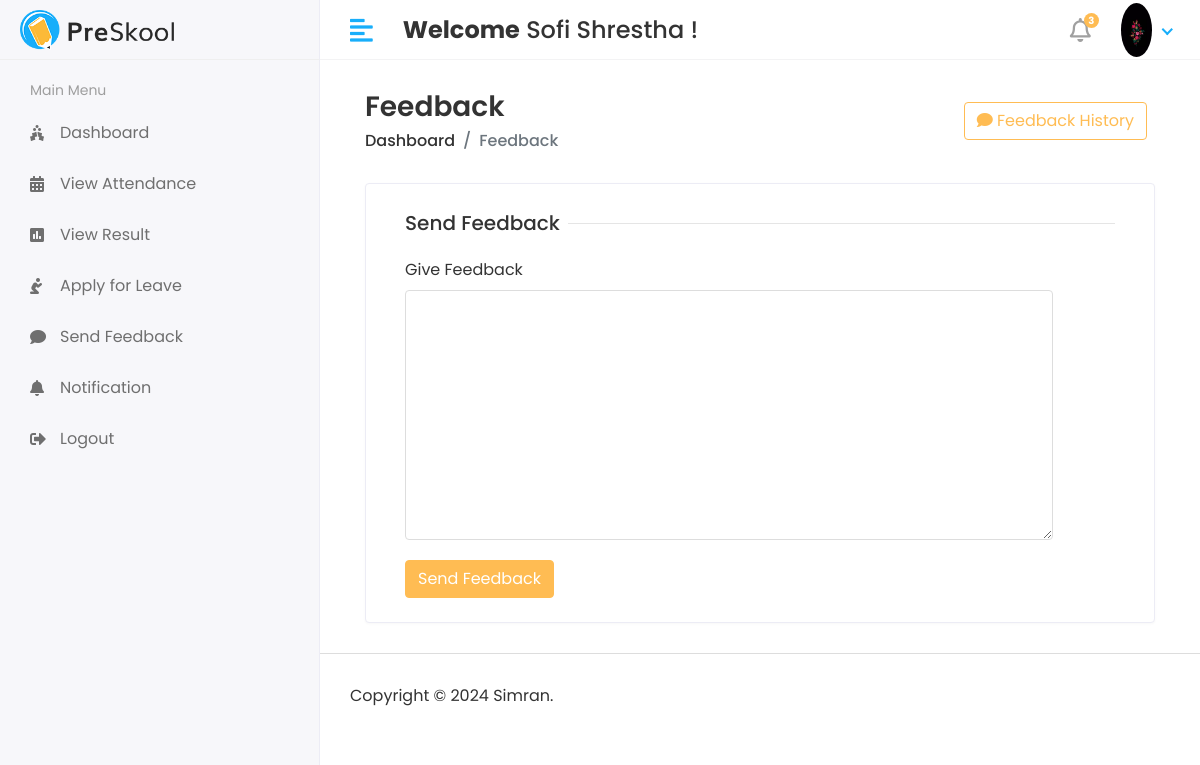
/Student/Feedback (signed in), run on the app's committed database.
### studentmsapp/models.py (models this page shows)
class CustomUser(AbstractUser):
    USER = (
        ('1','HOD'),
        ('2','STAFF'),
        ('3','STUDENT')
    )
    user_type = models.CharField(choices=USER,max_length=50,default=1)
    profile_pic = models.ImageField(upload_to='media/profile_pic')

### student_management_system/Student_views.py (the view)
# urls.py: path('Student/Feedback',Student_views.STUDENT_FEEDBACK,name='student_feedback'),
def STUDENT_FEEDBACK(request):
    student_id = Student.objects.get(admin = request.user.id)
    feedback_history = Student_Feedback.objects.filter(student_id = student_id)
    context = {
        'feedback_history': feedback_history,
    }
    return render(request,'Student/feedback.html',context)

### template/Student/feedback.html (shortened to what this page needs)
{% extends 'base.html' %}
{% block content %}
<div class="content container-fluid">
  <div class="page-header">
    <div class="row align-items-center">
      <div class="col">
        <h3 class="page-title">Feedback</h3>
        <ul class="breadcrumb">
          <li class="breadcrumb-item"><a href="index.html">Dashboard</a></li>
          <li class="breadcrumb-item active">Feedback</li>
        </ul>
      </div>
      <div class="col-auto text-right float-right ml-auto">
        <button class="btn btn-outline-primary mr-2" data-toggle="modal" data-target=".bd-example-modal-lg"><i class="fas fa-comment"></i> Feedback History</button>
            </div>
        </div>
    </div>
    <div class="row">
        <div class="col-sm-12">
            <div class="card">
                <div class="card-body">
                    <form method="post" action="{% url 'student_feedback_save' %}">
                  <div class=" col-12">
                    <h5 class="form-title"><span>Send Feedback</span></h5>
                  </div>
                  <div class="col-12 col-sm-11">
                    <div class="form-group">
                      <label>Give Feedback</label>
                      <textarea class="form-control" name="feedback" style="height:250px" required></textarea>
                    </div>
                  </div>
                    <div class="col-12">
                        <button type="submit" class="btn btn-primary">Send Feedback</button>
                    </div>
                    </form>
                </div>
            </div>
        </div>
    </div>
</div>
</div>
{% endblock %}

### template/includes/header.html (shortened to what this page needs)
{% load static %}
<div class="header">
            <div class="header-left">
               <a href="index.html" class="logo">
                  <img src="{% static 'assets/img/logo.png' %}" alt="Logo">
               </a>
            </div>
            <a href="javascript:void(0);" id="toggle_btn">
            <i class="fas fa-align-left"></i>
            </a>
            <div class="top-nav-search mt-3">
               <h4><strong>Welcome</strong><span> {{ user.first_name }} {{ user.last_name }}</span>&nbsp;!</h4>
            </div>
            <ul class="nav user-menu">
               <li class="nav-item dropdown noti-dropdown">
                  <a href="#" class="dropdown-toggle nav-link" data-toggle="dropdown">
                  <i class="far fa-bell"></i> <span class="badge badge-pill">3</span>
                  </a>
               </li>
               <li class="nav-item dropdown has-arrow">
                  <a href="#" class="dropdown-toggle nav-link" data-toggle="dropdown">
                  {% if user.profile_pic == "" %}
                      <span class="user-img"><img class="rounded-circle" src="{% static 'assets/img/noimg.jpg' %}" width="31" alt="User"></span>
                     {% else %}
                     <span class="user-img"><img class="rounded-circle" src="/{{user.profile_pic}}" width="31" alt="User"></span>
                  {% endif %}
                  </a>
               </li>
            </ul>
         </div>

### static/assets/css/style.css (style rules this page uses)
html { height: 100%; }
body { background-color: #fff; color: #333; font-family: 'Poppins', sans-serif; font-size: 1rem; height: 100%; line-height: 1.5; overflow-x: hidden; }
h1, h2, h3, h4, h5, h6 { font-family: 'Poppins', sans-serif; margin-top: 0; }
.form-control { border: 1px solid #ddd; box-shadow: none; color: #333; font-size: 15px; height: 40px; }
a { color: #009ce7; }
input, button, a { transition: all 0.4s ease; -moz-transition: all 0.4s ease; -o-transition: all 0.4s ease; -ms-transition: all 0.4s ease; -webkit-transition: all 0.4s ease; }
input, input:focus, button, button:focus { outline: none; }
textarea.form-control { resize: vertical; }
.form-group { margin-bottom: 1.25rem; }
ul, ol { padding: 0px; list-style: none; }
.btn-primary { background-color: #FFBC53; border: 1px solid #FFBC53; }
.btn-outline-primary { color: #FFBC53; border-color: #FFBC53; }
.card { border: 1px solid #ececf5; box-shadow: 0 1px 3px 0 rgba(0, 0, 0, 0.03); margin-bottom: 1.875rem; }
.card-body { padding: 1.5rem; }
.header { background-color: #fff; border-bottom: 1px solid #f3f3f4; left: 0; position: fixed; right: 0; top: 0; z-index: 1001; height: 60px; }
.header .header-left { float: left; height: 60px; padding: 0 20px; position: relative; width: 320px; z-index: 1; transition: all 0.2s ease-in-out; background-color: #f7f7fa; border-bottom: 1px solid #efefef; border-right: 1px solid #ececf5; display: flex; align-items: center; }
.header .header-left .logo { display: inline-block; line-height: 60px; }
.header .header-left .logo img { max-height: 40px; width: auto; }
.header .dropdown-toggle:after { display: none; }
.header .has-arrow .dropdown-toggle:after { border-top: 0; border-left: 0; border-bottom: 2px solid #18aefa; border-right: 2px solid #18aefa; content: ''; height: 8px; display: inline-block; pointer-events: none; -webkit-transform-origin: 66% 66%; -ms-transform-origin: 66% 66%; transform-origin: 66% 66%; -webkit-transform: rotate(45deg); -ms-transform: rotate(45deg); transform: rotate(45deg); -webkit-transition: all 0.15s ease-in-out; transition: all 0.15s ease-in-out; width: 8px; vertical-align: 0px; }
.user-menu { float: right; margin: 0; position: relative; z-index: 99; padding-right: 15px; }
.user-menu.nav > li > a { color: #a0a0a0; font-size: 14px; line-height: 58px; padding: 0 15px; height: 60px; }
.user-img { margin-right: 3px; position: relative; }
.top-nav-search { float: left; margin-left: 15px; }
.page-header { margin-bottom: 1.875rem; }
.page-header .breadcrumb { background-color: transparent; color: #6c757d; font-size: 1rem; font-weight: 500; margin-bottom: 0; padding: 0; }
.page-header .breadcrumb a { color: #333; }
.page-title { font-size: 28px; font-weight: 600; color: #333; margin-bottom: 5px; }
.user-menu.nav > li > a .badge { background-color: #FFBC53; display: block; font-size: 10px; font-weight: bold; height: 15px; width: 15px; position: absolute; right: 7px; top: 13px; color: #fff; padding: 3px; }
.user-menu.nav > li > a > i { font-size: 1.5rem; line-height: 60px; }
.form-title { width: 100%; max-width: 100%; padding: 0; font-size: 1.25rem; font-weight: 500; line-height: inherit; color: #333; white-space: normal; position: relative; display: block; margin-bottom: 20px; }
.form-title:before { content: ""; position: absolute; left: 0px; right: 0px; height: 1px; top: 50%; background-color: rgba(0, 0, 0, 0.1); }
.form-title span { padding: 0px 0.5rem 0 0; background-color: #fff; display: inline-block; z-index: 2; position: relative; }
@media (min-width: 992px) { #toggle_btn { align-items: center; color: #18aefa; display: inline-flex; float: left; font-size: 26px; height: 60px; justify-content: center; margin-left: 15px; padding: 0 15px; } }

### data on the page
CustomUser: first_name "Sofi", last_name "Shrestha", profile_pic (picture)
